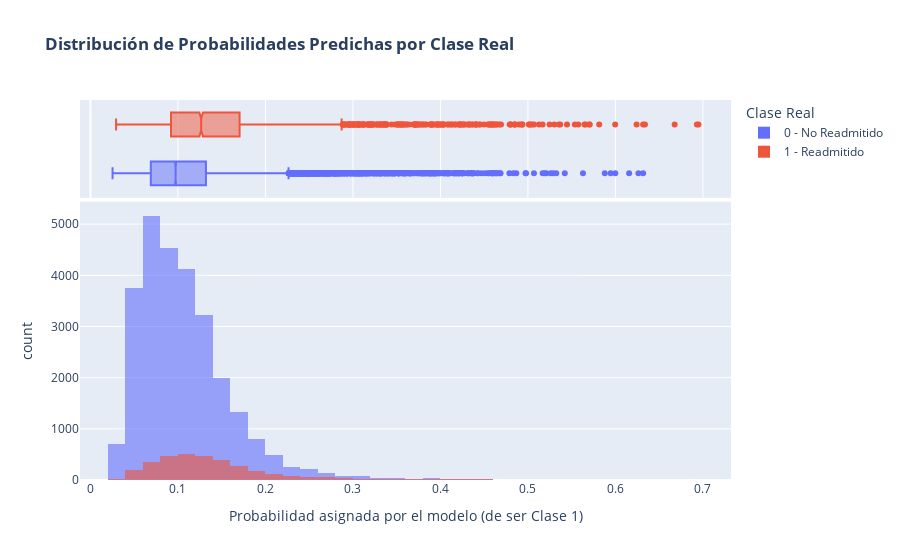

This figure's notebook cell:
### Code cell
# distribución de las probabilidades (Separación de Clases)
# Creamos un DF temporal para graficar
df_prob = pd.DataFrame({'Probabilidad': y_pred_proba, 'Clase Real': y_test})
df_prob['Clase Real'] = df_prob['Clase Real'].map({0: '0 - No Readmitido', 1: '1 - Readmitido'})

fig_hist = px.histogram(df_prob, 
                        x="Probabilidad", 
                        color="Clase Real", 
                        nbins=50,
                        title="<b>Distribución de Probabilidades Predichas por Clase Real</b>",
                        marginal="box", # Muestra boxplots arriba para ver outliers
                        opacity=0.6,
                        barmode='overlay', # Superponer para comparar
                        color_discrete_map={'0 - No Readmitido': '#636EFA', '1 - Readmitido': '#EF553B'})
fig_hist.write_image("../reports/figures/distribucion_probabilidades.png")
fig_hist.update_layout(xaxis_title="Probabilidad asignada por el modelo (de ser Clase 1)")
fig_hist.show()

### Figure 1 — Plotly figure (JSON) as saved in the notebook; plotly's stock layout.template omitted (floating-point values rounded to 4 significant figures; data arrays with more than 128 entries replaced by an {"elided": "..."} marker saying what was removed)
{"data": [{"bingroup": "x", "hovertemplate": "Clase Real=0 - No Readmitido<br>Probabilidad=%{x}<br>count=%{y}<extra></extra>", "legendgroup": "0 - No Readmitido", "marker": {"color": "#636EFA", "opacity": 0.6, "pattern": {"shape": ""}}, "name": "0 - No Readmitido", "nbinsx": 50, "orientation": "v", "showlegend": true, "type": "histogram", "x": {"elided": "27123 float values"}, "xaxis": "x", "yaxis": "y"}, {"hovertemplate": "Clase Real=0 - No Readmitido<br>Probabilidad=%{x}<extra></extra>", "legendgroup": "0 - No Readmitido", "marker": {"color": "#636EFA"}, "name": "0 - No Readmitido", "notched": true, "showlegend": false, "type": "box", "x": {"elided": "27123 float values"}, "xaxis": "x2", "yaxis": "y2"}, {"bingroup": "x", "hovertemplate": "Clase Real=1 - Readmitido<br>Probabilidad=%{x}<br>count=%{y}<extra></extra>", "legendgroup": "1 - Readmitido", "marker": {"color": "#EF553B", "opacity": 0.6, "pattern": {"shape": ""}}, "name": "1 - Readmitido", "nbinsx": 50, "orientation": "v", "showlegend": true, "type": "histogram", "x": {"elided": "3407 float values"}, "xaxis": "x", "yaxis": "y"}, {"hovertemplate": "Clase Real=1 - Readmitido<br>Probabilidad=%{x}<extra></extra>", "legendgroup": "1 - Readmitido", "marker": {"color": "#EF553B"}, "name": "1 - Readmitido", "notched": true, "showlegend": false, "type": "box", "x": {"elided": "3407 float values"}, "xaxis": "x2", "yaxis": "y2"}], "layout": {"barmode": "overlay", "legend": {"title": {"text": "Clase Real"}, "tracegroupgap": 0}, "title": {"text": "<b>Distribución de Probabilidades Predichas por Clase Real</b>"}, "xaxis": {"anchor": "y", "domain": [0, 1], "title": {"text": "Probabilidad asignada por el modelo (de ser Clase 1)"}}, "xaxis2": {"anchor": "y2", "domain": [0, 1], "matches": "x", "showgrid": true, "showticklabels": false}, "yaxis": {"anchor": "x", "domain": [0, 0.7326], "title": {"text": "count"}}, "yaxis2": {"anchor": "x2", "domain": [0.7426, 1], "matches": "y2", "showgrid": false, "showline": false, "showticklabels": false, "ticks": ""}}}
